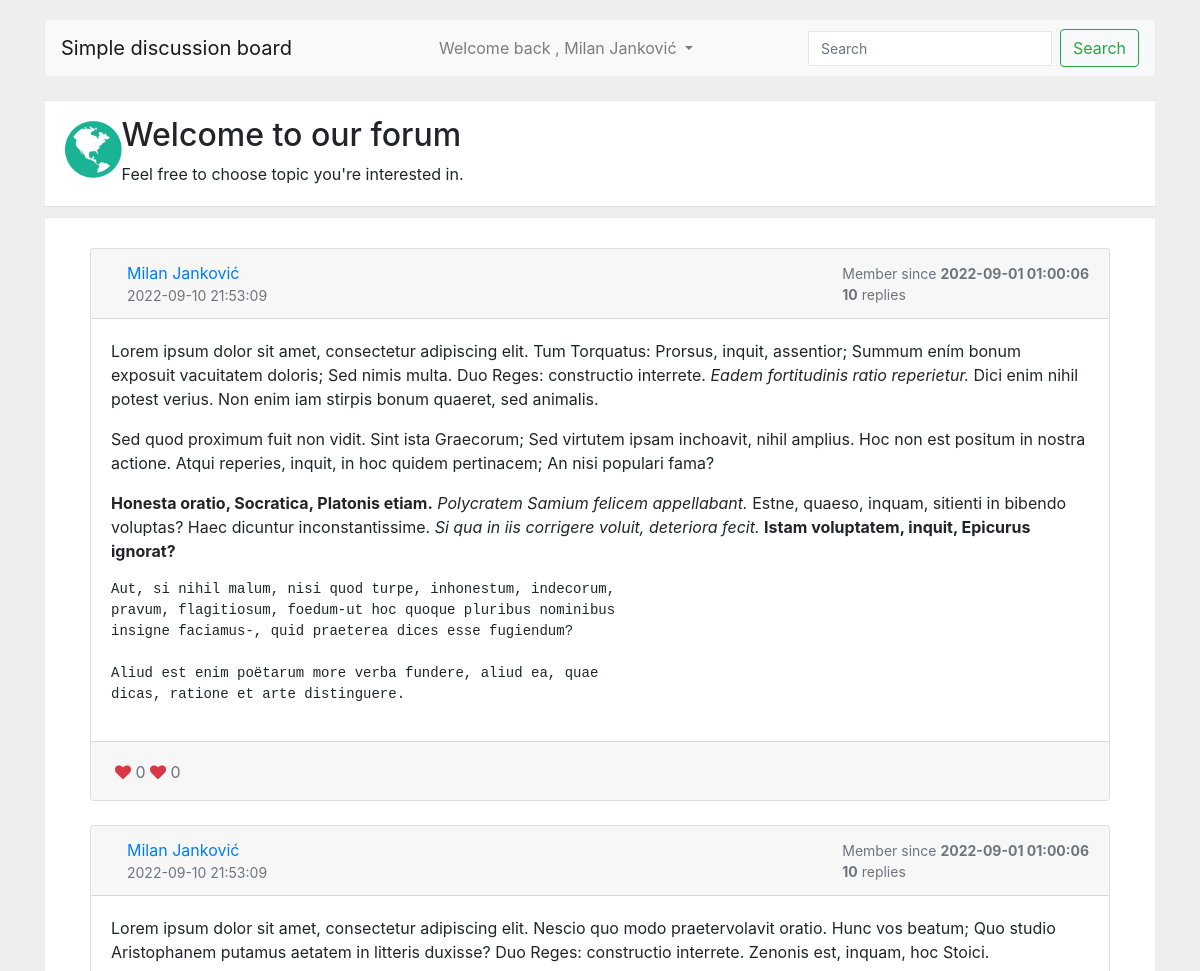
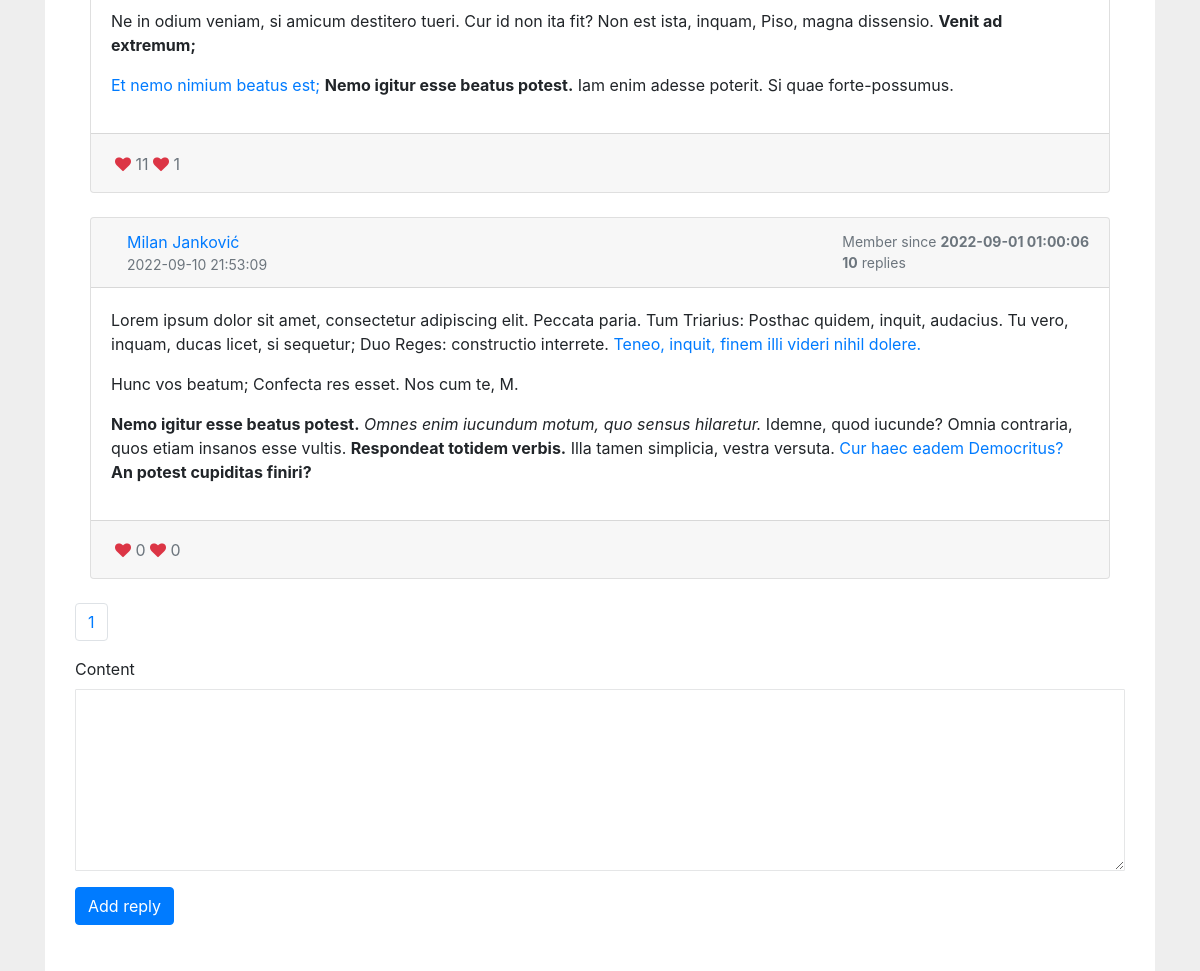
Screenshot of /topic-replies.php?id=23 (signed in) with the database file from the repository (2 pictures, top to bottom).
### tables this page shows
CREATE TABLE `replies` (
  `id` int(11) NOT NULL,
  `topic_id` int(11) NOT NULL,
  `user_id` int(11) NOT NULL,
  `content` text NOT NULL,
  `views` int(11) NOT NULL DEFAULT 0,
  `likes` int(11) NOT NULL DEFAULT 0,
  `dislikes` int(11) NOT NULL DEFAULT 0,
  `created_at` datetime NOT NULL,
  `updated_at` datetime NOT NULL
);

CREATE TABLE `users` (
  `id` int(11) UNSIGNED NOT NULL,
  `is_admin` int(1) NOT NULL DEFAULT 0,
  `first_name` varchar(122) NOT NULL,
  `last_name` varchar(122) NOT NULL,
  `username` varchar(22) NOT NULL,
  `email` varchar(122) NOT NULL,
  `password` varchar(122) NOT NULL,
  `activated` int(11) NOT NULL DEFAULT 0,
  `token` varchar(211) DEFAULT NULL,
  `last_active` datetime NOT NULL,
  `replies_count` int(11) NOT NULL DEFAULT 0,
  `posts_count` int(11) NOT NULL DEFAULT 0,
  `blocked` int(1) NOT NULL DEFAULT 0,
  `created_at` datetime NOT NULL
);

### include/class_autoloader.inc.php (called while the page is built, shortened)
<?php
function classAutoloader ( $className ){
	$path = 'classes/';
	$extension = '.class.php';
	$fullPath = $path . $className . $extension ;
}

### classes/forum.class.php (called while the page is built, shortened)
<?php
class Forum extends DbConnect {
public function getAllRepliesByTopicId($topic_id ){
	$page = isset($_GET['page']) ? (int)$_GET['page'] : 1 ;
	$perPage = isset( $_GET['per-page']) && $_GET['per-page'] <= 5 ? (int)$_GET['per-page'] : 5 ;
	$start = ($page > 1 ) ? ($page * $perPage ) - $perPage : 0;
$sql = 'select * from replies where topic_id = :topic_id order by created_at desc LIMIT :start , :perPage';
$query = $this -> connect() -> prepare($sql);
	$query -> bindParam( ':topic_id' , $topic_id , PDO::PARAM_INT );
	$query -> bindParam( ':start' , $start , PDO::PARAM_INT );
	$query -> bindParam( ':perPage' , $perPage , PDO::PARAM_INT );
	$query -> execute();
$replies = $query -> fetchAll();
$sql = 'select * from replies where topic_id = :topic_id';
	$query = $this -> connect() -> prepare($sql);
	$query -> bindParam( ':topic_id' , $topic_id , PDO::PARAM_INT );
	$query -> execute();
	$topicCount = $query -> fetchAll();
	$allReplies = count( $topicCount);
	$pages = ceil( $allReplies / $perPage);
	return array( 'pages' => $pages , 'replies' => $replies , 'per-page' => $perPage);
}
}

### include/db.inc.php (called while the page is built, shortened)
<?php
class DbConnect {
	private $host = HOST;
	private $dbname = DBNAME;
	private $username = USERNAME;
	private $password = PASSWORD;
	protected function connect(){
		try {
			$sql = 'mysql:host='. $this -> host .';dbname='. $this -> dbname ;
			$pdo = new PDO ( $sql , $this -> username , $this -> password );
			$pdo -> setAttribute ( PDO::ATTR_DEFAULT_FETCH_MODE , PDO::FETCH_ASSOC );
			$pdo -> setAttribute ( PDO::ATTR_ERRMODE , PDO::ERRMODE_EXCEPTION );
			$pdo -> exec( 'set names utf8');
			return $pdo ;
		} catch ( PDOException $e) {
			echo $e -> getMessage();
		}
	}
}

### classes/user.class.php (called while the page is built, shortened)
<?php
class User extends DbConnect {
public function getUserDetailsById($user_id ){
	$sql = 'select * from users where id = ? limit 1 ';
	$query = $this -> connect() -> prepare($sql);
	$query -> execute([ $user_id ]);
	$user = $query -> fetch();
	return $user;
}
public function checkIsUserLoggedIn(){
	if( isset($_SESSION['logged'])){
		return true;
	} else {
		return false;
	}
}
}

### topic-replies.php (the view, shortened to what this page needs)
<?php
require_once 'include/db.inc.php';
require_once 'include/class_autoloader.inc.php';
 ?>
 <!doctype html>
<html lang="en">
  <head>
    <?php require_once 'partials/__head.php' ?>
  </head>
  <body>
    <link href="https://maxcdn.bootstrapcdn.com/font-awesome/4.3.0/css/font-awesome.min.css" rel="stylesheet">
<div class="container">
<div class="row">
    <div class="col-lg-12">
        <div class="wrapper wrapper-content animated fadeInRight">
<?php require_once 'partials/__navbar.php' ?>
            <?php require_once 'partials/__top_nav.php' ?>
            <div class="ibox-content forum-container">
<?php
try {
$forum = new Forum();
$user = new User();
$topic_id = $_GET['id'];
if( count( $forum -> getAllRepliesByTopicId($topic_id)['replies']) > 0 ){
foreach ( $forum -> getAllRepliesByTopicId($topic_id )['replies'] as $reply ){
?>
<div class="container-fluid mt-100">
     <div class="row">
         <div class="col-md-12">
             <div class="card mb-4">
                 <div class="card-header">
                     <div class="media flex-wrap w-100 align-items-center"> <img src="https://i.imgur.com/iNmBizf.jpg" class="d-block ui-w-40 rounded-circle" alt="">
                         <div class="media-body ml-3"> <a href="javascript:void(0)" data-abc="true"><?php echo $user ->getUserDetailsById($reply['user_id'])['first_name'] ?> <?php echo $user ->getUserDetailsById($reply['user_id'])['last_name'] ?></a>
                             <div class="text-muted small"><?php echo $user ->getUserDetailsById($reply['user_id'])['last_active'] ?></div>
                         </div>
                         <div class="text-muted small ml-3">
                             <div>Member since <strong><?php echo $user ->getUserDetailsById($reply['user_id'])['created_at'] ?></strong></div>
                             <div><strong><?php echo $user ->getUserDetailsById($reply['user_id'])['replies_count'] ?></strong> replies</div>
                         </div>
                     </div>
                 </div>
                 <div class="card-body">
                     <?php echo $reply['content'] ?>
                 </div>
                 <div class="card-footer d-flex flex-wrap justify-content-between align-items-center px-0 pt-0 pb-3">
                     <div class="px-4 pt-3">
                        <a href="javascript:void(0)" class="text-muted d-inline-flex align-items-center align-middle" data-abc="true">
                            <i class="fa fa-heart text-danger"></i>&nbsp;
                            <span class="align-middle">
                                <?php echo $reply['likes'] ?>
                            </span>
                        </a>
                                                <a href="javascript:void(0)" class="text-muted d-inline-flex align-items-center align-middle" data-abc="true">
                            <i class="fa fa-heart text-danger"></i>&nbsp;
                            <span class="align-middle">
                                <?php echo $reply['dislikes'] ?>
                            </span>
                        </a>
                        </div>
                 </div>
             </div>
         </div>
     </div>
 </div>
<?php
}
?>
<nav aria-label="Page navigation example">
  <ul class="pagination">
<?php
$pages = $forum -> getAllRepliesByTopicId($topic_id)['pages'];
$perPage = $forum -> getAllRepliesByTopicId($topic_id)['per-page'];
if( !isset($_GET['id'])){
    $id = 1 ;
} else {
    $id = (int)$_GET['id'];
}
for ( $x = 1 ; $x <= $pages ; $x++ ) {
?>
    <li class="page-item">
        <a class="page-link" href="?id=<?php echo $id; ?>&page=<?php echo $x;  ?>&per-page=<?php echo $perPage;  ?>"><?php echo $x ; ?></a>
    </li>
<?php
}
 ?>
  </ul>
</nav>
<?php
} else {
    echo 'This topic dont have any reply.';
}
} catch ( PDOException $e ){
    echo $e -> getMessage();
}
try {
$user = new User();
if( $user -> checkIsUserLoggedIn()){
?>
<form action="" method="POST">
  <div class="form-group">
<label for="exampleFormControlTextarea1">Content</label>
    <textarea class="form-control" id="exampleFormControlTextarea1" rows="8" name="content"></textarea>
  </div>
  <div class="form-group">
    <button name="addReply" class="btn btn-primary">Add reply</button>
  </div>
</form>
<?php
} else {
    echo '<div class="alert alert-danger" role="alert">
  Please , login to your account to leave a raply.
</div>';
}
} catch ( PDOException $e ){
    echo $e -> getMessage();
}
 ?>
            </div>
        </div>
    </div>
</div>
</div>
  </body>
</html>

### partials/__head.php (style rules this page uses)
body { margin-top:20px; background:#eee; }
.forum-container, .forum-post-container { padding: 30px !important; }
.ibox-content { background-color: #ffffff; color: inherit; padding: 15px 20px 20px 20px; border-color: #e7eaec; border-image: none; border-style: solid solid none; border-width: 1px 0; }
.form-control, .single-line { background-color: #FFFFFF; background-image: none; border: 1px solid #e5e6e7; border-radius: 1px; color: inherit; display: block; padding: 6px 12px; transition: border-color 0.15s ease-in-out 0s, box-shadow 0.15s ease-in-out 0s; width: 100%; font-size: 14px; }

### rows the page displays
replies: user.first_name "Milan", user.last_name "Janković", user.last_active "2022-09-10 21:53:09", user.created_at "2022-09-01 01:00:06", user.replies_count "10", content "Lorem ipsum dolor sit amet, consectetur adipiscing elit. Tum Torquatus: Prorsus, inquit, assentior; Summum ením bonum exposuit vacuitatem doloris; Sed nimis multa. Duo Reges: constructio interrete. Eadem fortitudinis ratio reperietur. Dici enim nihil potest verius. Non enim iam stirpis bonum quaeret, sed animalis. Sed quod proximum fuit non vidit. Sint ista Graecorum; Sed virtutem ipsam inchoavit, nihil amplius. Hoc non est positum in nostra actione. Atqui reperies, inquit, in hoc quidem pertinacem; An nisi populari fama? Honesta oratio, Socratica, Platonis etiam. Polycratem Samium felicem appellabant. Estne, quaeso, inquam, sitienti in bibendo voluptas? Haec dicuntur inconstantissime. Si…", likes "0", dislikes "0"
replies: user.first_name "Milan", user.last_name "Janković", user.last_active "2022-09-10 21:53:09", user.created_at "2022-09-01 01:00:06", user.replies_count "10", content "Lorem ipsum dolor sit amet, consectetur adipiscing elit. Nescio quo modo praetervolavit oratio. Hunc vos beatum; Quo studio Aristophanem putamus aetatem in litteris duxisse? Duo Reges: constructio interrete. Zenonis est, inquam, hoc Stoici. Ne in odium veniam, si amicum destitero tueri. Cur id non ita fit? Non est ista, inquam, Piso, magna dissensio. Venit ad extremum; Et nemo nimium beatus est; Nemo igitur esse beatus potest. Iam enim adesse poterit. Si quae forte-possumus.", likes "11", dislikes "1"
replies: user.first_name "Milan", user.last_name "Janković", user.last_active "2022-09-10 21:53:09", user.created_at "2022-09-01 01:00:06", user.replies_count "10", content "Lorem ipsum dolor sit amet, consectetur adipiscing elit. Peccata paria. Tum Triarius: Posthac quidem, inquit, audacius. Tu vero, inquam, ducas licet, si sequetur; Duo Reges: constructio interrete. Teneo, inquit, finem illi videri nihil dolere. Hunc vos beatum; Confecta res esset. Nos cum te, M. Nemo igitur esse beatus potest. Omnes enim iucundum motum, quo sensus hilaretur. Idemne, quod iucunde? Omnia contraria, quos etiam insanos esse vultis. Respondeat totidem verbis. Illa tamen simplicia, vestra versuta. Cur haec eadem Democritus? An potest cupiditas finiri?", likes "0", dislikes "0"

### other values shown
SITE_NAME "Simple discussion board"
$_SESSION['first_name'] "Milan"
$_SESSION['last_name'] "Janković"
